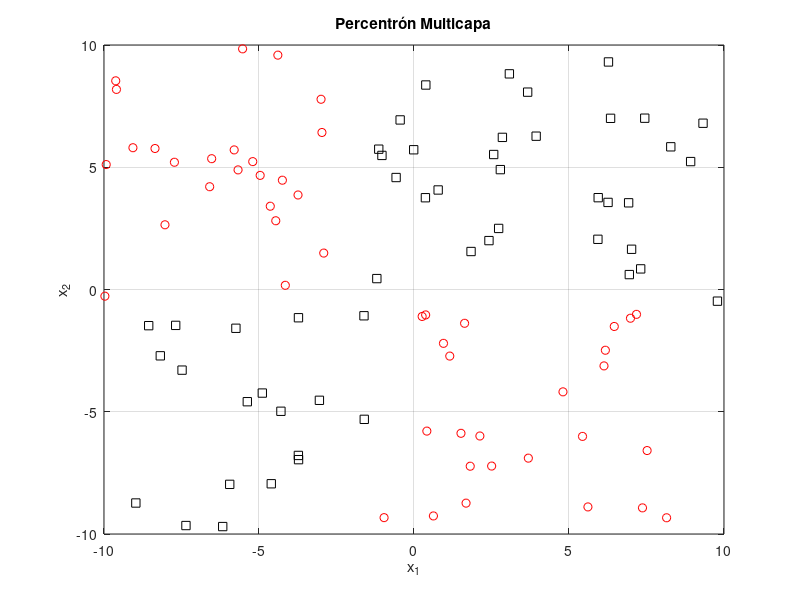

This figure's MATLAB source: (Note: this script raises an error after producing the figure.)
clc;
close all;
clear;

rng_mx = 10;
rng_mn = -10;
nm = 100;

x1 = (rng_mx-rng_mn)*rand(nm, 1)+rng_mn;
x2 = (rng_mx-rng_mn)*rand(nm, 1)+rng_mn;
xo = sort(x1);

rng_rng = rng_mx-rng_mn;
thx1 = rng_rng*rand(1)/2+rng_mn+rng_rng/4;
thx2 = rng_rng*rand(1)/2+rng_mn+rng_rng/4;

ids1 = x1>thx1;
ids2 = x2>thx2;
cls = (ids1&ids2)|(~ids1&~ids2);
id0 = cls==0;
id1 = ~id0;

figure(1);
plot(x1(id0), x2(id0), 'ro');
axis([rng_mn, rng_mx, rng_mn, rng_mx])
hold on;
plot(x1(id1), x2(id1), 'ks');
xlabel('x_1');
ylabel('x_2');
grid on;
title('Percentrón Multicapa');
hold off;

x = [x1, x2];

S_MLP = [3, 2, 1];
FA_MLP = {@fa_th, @fa_th, @fa_s};
MLP1 = crear_MLP(x, S_MLP, FA_MLP);
y1 = sim_MLP(x, MLP1);

